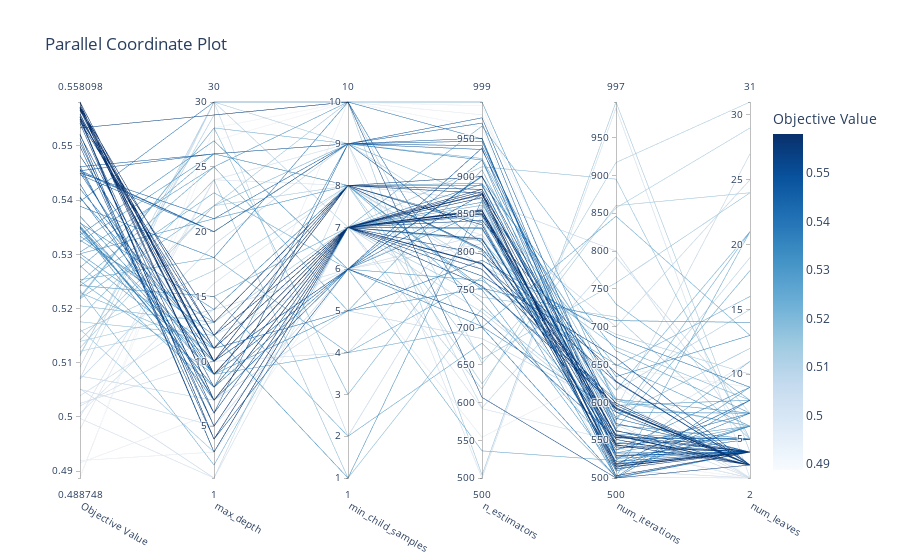

The code cell stored with this chart in its notebook:
### Code cell
optuna.visualization.plot_parallel_coordinate(study)
